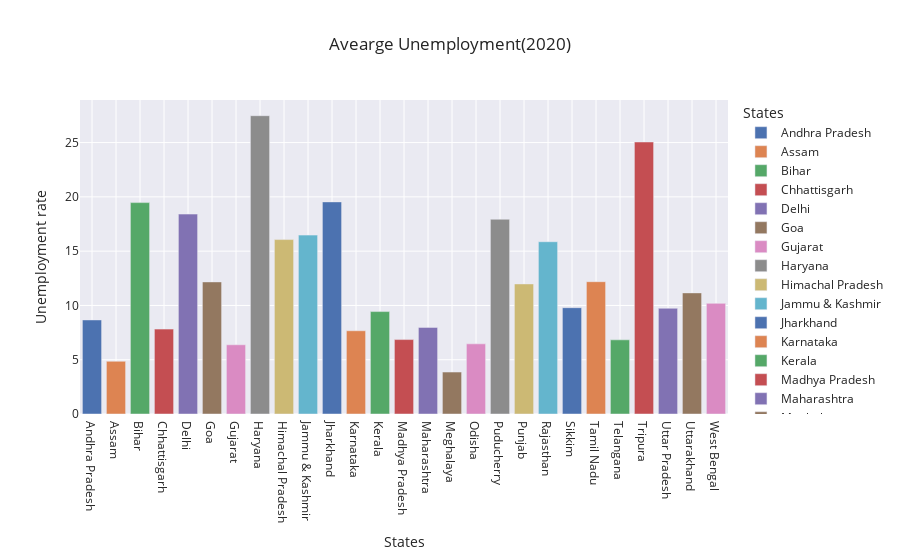

Notebook cell for this chart:
### Code cell
data_11_unemp=data_11[['Unemployment rate','States']]
data_11_unemp=data_11_unemp.groupby('States').mean().reset_index()
fig_mean_11=px.bar(data_frame=data_11_unemp,x='States',y='Unemployment rate',color='States',title='Avearge Unemployment(2020)',template='seaborn')
fig_mean_11.show()

### Figure 1 — Plotly figure (JSON) as saved in the notebook; plotly's stock layout.template omitted (floating-point values rounded to 4 significant figures)
{"data": [{"alignmentgroup": "True", "hovertemplate": "States=%{x}<br>Unemployment rate=%{y}<extra></extra>", "legendgroup": "Andhra Pradesh", "marker": {"color": "rgb(76,114,176)", "pattern": {"shape": ""}}, "name": "Andhra Pradesh", "offsetgroup": "Andhra Pradesh", "orientation": "v", "showlegend": true, "textposition": "auto", "type": "bar", "x": ["Andhra Pradesh"], "xaxis": "x", "y": [8.664], "yaxis": "y"}, {"alignmentgroup": "True", "hovertemplate": "States=%{x}<br>Unemployment rate=%{y}<extra></extra>", "legendgroup": "Assam", "marker": {"color": "rgb(221,132,82)", "pattern": {"shape": ""}}, "name": "Assam", "offsetgroup": "Assam", "orientation": "v", "showlegend": true, "textposition": "auto", "type": "bar", "x": ["Assam"], "xaxis": "x", "y": [4.856], "yaxis": "y"}, {"alignmentgroup": "True", "hovertemplate": "States=%{x}<br>Unemployment rate=%{y}<extra></extra>", "legendgroup": "Bihar", "marker": {"color": "rgb(85,168,104)", "pattern": {"shape": ""}}, "name": "Bihar", "offsetgroup": "Bihar", "orientation": "v", "showlegend": true, "textposition": "auto", "type": "bar", "x": ["Bihar"], "xaxis": "x", "y": [19.47], "yaxis": "y"}, {"alignmentgroup": "True", "hovertemplate": "States=%{x}<br>Unemployment rate=%{y}<extra></extra>", "legendgroup": "Chhattisgarh", "marker": {"color": "rgb(196,78,82)", "pattern": {"shape": ""}}, "name": "Chhattisgarh", "offsetgroup": "Chhattisgarh", "orientation": "v", "showlegend": true, "textposition": "auto", "type": "bar", "x": ["Chhattisgarh"], "xaxis": "x", "y": [7.819], "yaxis": "y"}, {"alignmentgroup": "True", "hovertemplate": "States=%{x}<br>Unemployment rate=%{y}<extra></extra>", "legendgroup": "Delhi", "marker": {"color": "rgb(129,114,179)", "pattern": {"shape": ""}}, "name": "Delhi", "offsetgroup": "Delhi", "orientation": "v", "showlegend": true, "textposition": "auto", "type": "bar", "x": ["Delhi"], "xaxis": "x", "y": [18.41], "yaxis": "y"}, {"alignmentgroup": "True", "hovertemplate": "States=%{x}<br>Unemployment rate=%{y}<extra></extra>", "legendgroup": "Goa", "marker": {"color": "rgb(147,120,96)", "pattern": {"shape": ""}}, "name": "Goa", "offsetgroup": "Goa", "orientation": "v", "showlegend": true, "textposition": "auto", "type": "bar", "x": ["Goa"], "xaxis": "x", "y": [12.17], "yaxis": "y"}, {"alignmentgroup": "True", "hovertemplate": "States=%{x}<br>Unemployment rate=%{y}<extra></extra>", "legendgroup": "Gujarat", "marker": {"color": "rgb(218,139,195)", "pattern": {"shape": ""}}, "name": "Gujarat", "offsetgroup": "Gujarat", "orientation": "v", "showlegend": true, "textposition": "auto", "type": "bar", "x": ["Gujarat"], "xaxis": "x", "y": [6.376], "yaxis": "y"}, {"alignmentgroup": "True", "hovertemplate": "States=%{x}<br>Unemployment rate=%{y}<extra></extra>", "legendgroup": "Haryana", "marker": {"color": "rgb(140,140,140)", "pattern": {"shape": ""}}, "name": "Haryana", "offsetgroup": "Haryana", "orientation": "v", "showlegend": true, "textposition": "auto", "type": "bar", "x": ["Haryana"], "xaxis": "x", "y": [27.48], "yaxis": "y"}, {"alignmentgroup": "True", "hovertemplate": "States=%{x}<br>Unemployment rate=%{y}<extra></extra>", "legendgroup": "Himachal Pradesh", "marker": {"color": "rgb(204,185,116)", "pattern": {"shape": ""}}, "name": "Himachal Pradesh", "offsetgroup": "Himachal Pradesh", "orientation": "v", "showlegend": true, "textposition": "auto", "type": "bar", "x": ["Himachal Pradesh"], "xaxis": "x", "y": [16.07], "yaxis": "y"}, {"alignmentgroup": "True", "hovertemplate": "States=%{x}<br>Unemployment rate=%{y}<extra></extra>", "legendgroup": "Jammu & Kashmir", "marker": {"color": "rgb(100,181,205)", "pattern": {"shape": ""}}, "name": "Jammu & Kashmir", "offsetgroup": "Jammu & Kashmir", "orientation": "v", "showlegend": true, "textposition": "auto", "type": "bar", "x": ["Jammu & Kashmir"], "xaxis": "x", "y": [16.48], "yaxis": "y"}, {"alignmentgroup": "True", "hovertemplate": "States=%{x}<br>Unemployment rate=%{y}<extra></extra>", "legendgroup": "Jharkhand", "marker": {"color": "rgb(76,114,176)", "pattern": {"shape": ""}}, "name": "Jharkhand", "offsetgroup": "Jharkhand", "orientation": "v", "showlegend": true, "textposition": "auto", "type": "bar", "x": ["Jharkhand"], "xaxis": "x", "y": [19.54], "yaxis": "y"}, {"alignmentgroup": "True", "hovertemplate": "States=%{x}<br>Unemployment rate=%{y}<extra></extra>", "legendgroup": "Karnataka", "marker": {"color": "rgb(221,132,82)", "pattern": {"shape": ""}}, "name": "Karnataka", "offsetgroup": "Karnataka", "orientation": "v", "showlegend": true, "textposition": "auto", "type": "bar", "x": ["Karnataka"], "xaxis": "x", "y": [7.668], "yaxis": "y"}, {"alignmentgroup": "True", "hovertemplate": "States=%{x}<br>Unemployment rate=%{y}<extra></extra>", "legendgroup": "Kerala", "marker": {"color": "rgb(85,168,104)", "pattern": {"shape": ""}}, "name": "Kerala", "offsetgroup": "Kerala", "orientation": "v", "showlegend": true, "textposition": "auto", "type": "bar", "x": ["Kerala"], "xaxis": "x", "y": [9.434], "yaxis": "y"}, {"alignmentgroup": "True", "hovertemplate": "States=%{x}<br>Unemployment rate=%{y}<extra></extra>", "legendgroup": "Madhya Pradesh", "marker": {"color": "rgb(196,78,82)", "pattern": {"shape": ""}}, "name": "Madhya Pradesh", "offsetgroup": "Madhya Pradesh", "orientation": "v", "showlegend": true, "textposition": "auto", "type": "bar", "x": ["Madhya Pradesh"], "xaxis": "x", "y": [6.854], "yaxis": "y"}, {"alignmentgroup": "True", "hovertemplate": "States=%{x}<br>Unemployment rate=%{y}<extra></extra>", "legendgroup": "Maharashtra", "marker": {"color": "rgb(129,114,179)", "pattern": {"shape": ""}}, "name": "Maharashtra", "offsetgroup": "Maharashtra", "orientation": "v", "showlegend": true, "textposition": "auto", "type": "bar", "x": ["Maharashtra"], "xaxis": "x", "y": [7.979], "yaxis": "y"}, {"alignmentgroup": "True", "hovertemplate": "States=%{x}<br>Unemployment rate=%{y}<extra></extra>", "legendgroup": "Meghalaya", "marker": {"color": "rgb(147,120,96)", "pattern": {"shape": ""}}, "name": "Meghalaya", "offsetgroup": "Meghalaya", "orientation": "v", "showlegend": true, "textposition": "auto", "type": "bar", "x": ["Meghalaya"], "xaxis": "x", "y": [3.866], "yaxis": "y"}, {"alignmentgroup": "True", "hovertemplate": "States=%{x}<br>Unemployment rate=%{y}<extra></extra>", "legendgroup": "Odisha", "marker": {"color": "rgb(218,139,195)", "pattern": {"shape": ""}}, "name": "Odisha", "offsetgroup": "Odisha", "orientation": "v", "showlegend": true, "textposition": "auto", "type": "bar", "x": ["Odisha"], "xaxis": "x", "y": [6.462], "yaxis": "y"}, {"alignmentgroup": "True", "hovertemplate": "States=%{x}<br>Unemployment rate=%{y}<extra></extra>", "legendgroup": "Puducherry", "marker": {"color": "rgb(140,140,140)", "pattern": {"shape": ""}}, "name": "Puducherry", "offsetgroup": "Puducherry", "orientation": "v", "showlegend": true, "textposition": "auto", "type": "bar", "x": ["Puducherry"], "xaxis": "x", "y": [17.94], "yaxis": "y"}, {"alignmentgroup": "True", "hovertemplate": "States=%{x}<br>Unemployment rate=%{y}<extra></extra>", "legendgroup": "Punjab", "marker": {"color": "rgb(204,185,116)", "pattern": {"shape": ""}}, "name": "Punjab", "offsetgroup": "Punjab", "orientation": "v", "showlegend": true, "textposition": "auto", "type": "bar", "x": ["Punjab"], "xaxis": "x", "y": [11.98], "yaxis": "y"}, {"alignmentgroup": "True", "hovertemplate": "States=%{x}<br>Unemployment rate=%{y}<extra></extra>", "legendgroup": "Rajasthan", "marker": {"color": "rgb(100,181,205)", "pattern": {"shape": ""}}, "name": "Rajasthan", "offsetgroup": "Rajasthan", "orientation": "v", "showlegend": true, "textposition": "auto", "type": "bar", "x": ["Rajasthan"], "xaxis": "x", "y": [15.87], "yaxis": "y"}, {"alignmentgroup": "True", "hovertemplate": "States=%{x}<br>Unemployment rate=%{y}<extra></extra>", "legendgroup": "Sikkim", "marker": {"color": "rgb(76,114,176)", "pattern": {"shape": ""}}, "name": "Sikkim", "offsetgroup": "Sikkim", "orientation": "v", "showlegend": true, "textposition": "auto", "type": "bar", "x": ["Sikkim"], "xaxis": "x", "y": [9.793], "yaxis": "y"}, {"alignmentgroup": "True", "hovertemplate": "States=%{x}<br>Unemployment rate=%{y}<extra></extra>", "legendgroup": "Tamil Nadu", "marker": {"color": "rgb(221,132,82)", "pattern": {"shape": ""}}, "name": "Tamil Nadu", "offsetgroup": "Tamil Nadu", "orientation": "v", "showlegend": true, "textposition": "auto", "type": "bar", "x": ["Tamil Nadu"], "xaxis": "x", "y": [12.19], "yaxis": "y"}, {"alignmentgroup": "True", "hovertemplate": "States=%{x}<br>Unemployment rate=%{y}<extra></extra>", "legendgroup": "Telangana", "marker": {"color": "rgb(85,168,104)", "pattern": {"shape": ""}}, "name": "Telangana", "offsetgroup": "Telangana", "orientation": "v", "showlegend": true, "textposition": "auto", "type": "bar", "x": ["Telangana"], "xaxis": "x", "y": [6.833], "yaxis": "y"}, {"alignmentgroup": "True", "hovertemplate": "States=%{x}<br>Unemployment rate=%{y}<extra></extra>", "legendgroup": "Tripura", "marker": {"color": "rgb(196,78,82)", "pattern": {"shape": ""}}, "name": "Tripura", "offsetgroup": "Tripura", "orientation": "v", "showlegend": true, "textposition": "auto", "type": "bar", "x": ["Tripura"], "xaxis": "x", "y": [25.05], "yaxis": "y"}, {"alignmentgroup": "True", "hovertemplate": "States=%{x}<br>Unemployment rate=%{y}<extra></extra>", "legendgroup": "Uttar Pradesh", "marker": {"color": "rgb(129,114,179)", "pattern": {"shape": ""}}, "name": "Uttar Pradesh", "offsetgroup": "Uttar Pradesh", "orientation": "v", "showlegend": true, "textposition": "auto", "type": "bar", "x": ["Uttar Pradesh"], "xaxis": "x", "y": [9.737], "yaxis": "y"}, {"alignmentgroup": "True", "hovertemplate": "States=%{x}<br>Unemployment rate=%{y}<extra></extra>", "legendgroup": "Uttarakhand", "marker": {"color": "rgb(147,120,96)", "pattern": {"shape": ""}}, "name": "Uttarakhand", "offsetgroup": "Uttarakhand", "orientation": "v", "showlegend": true, "textposition": "auto", "type": "bar", "x": ["Uttarakhand"], "xaxis": "x", "y": [11.16], "yaxis": "y"}, {"alignmentgroup": "True", "hovertemplate": "States=%{x}<br>Unemployment rate=%{y}<extra></extra>", "legendgroup": "West Bengal", "marker": {"color": "rgb(218,139,195)", "pattern": {"shape": ""}}, "name": "West Bengal", "offsetgroup": "West Bengal", "orientation": "v", "showlegend": true, "textposition": "auto", "type": "bar", "x": ["West Bengal"], "xaxis": "x", "y": [10.19], "yaxis": "y"}], "layout": {"barmode": "relative", "legend": {"title": {"text": "States"}, "tracegroupgap": 0}, "title": {"text": "Avearge Unemployment(2020)"}, "xaxis": {"anchor": "y", "categoryarray": ["Andhra Pradesh", "Assam", "Bihar", "Chhattisgarh", "Delhi", "Goa", "Gujarat", "Haryana", "Himachal Pradesh", "Jammu & Kashmir", "Jharkhand", "Karnataka", "Kerala", "Madhya Pradesh", "Maharashtra", "Meghalaya", "Odisha", "Puducherry", "Punjab", "Rajasthan", "Sikkim", "Tamil Nadu", "Telangana", "Tripura", "Uttar Pradesh", "Uttarakhand", "West Bengal"], "categoryorder": "array", "domain": [0, 1], "title": {"text": "States"}}, "yaxis": {"anchor": "x", "domain": [0, 1], "title": {"text": "Unemployment rate"}}}}
